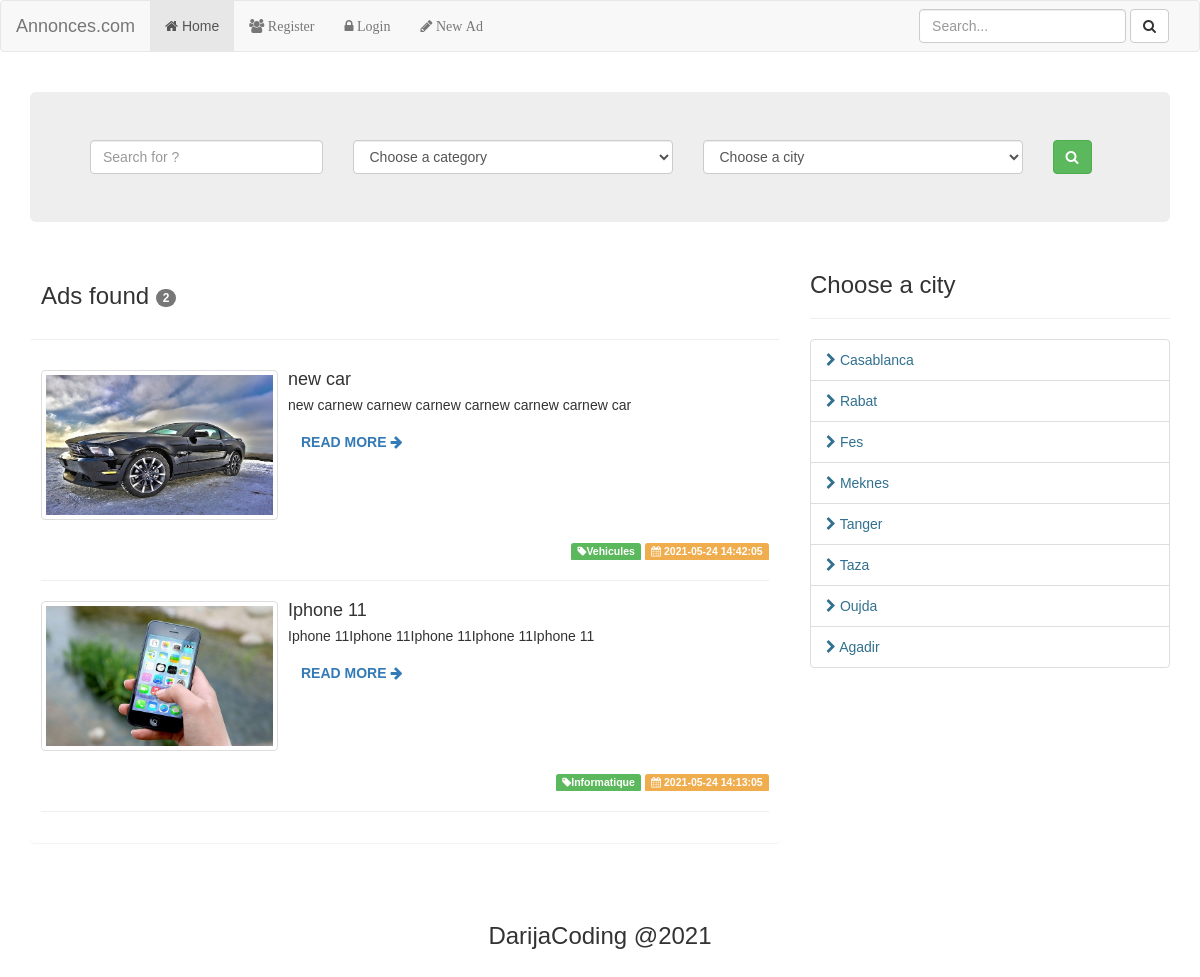
Page /index.php/ads/find on the committed database.
### tables this page shows
CREATE TABLE `ads` (
  `id` int(11) NOT NULL,
  `user_id` int(11) NOT NULL,
  `category` varchar(255) NOT NULL,
  `title` varchar(255) NOT NULL,
  `body` text NOT NULL,
  `image` varchar(255) NOT NULL DEFAULT 'photo.png',
  `city` varchar(255) NOT NULL,
  `created` varchar(255) NOT NULL
);

### application/controllers/Ads.php (called while the page is built, shortened)
<?php
class Ads extends CI_Controller {
	public function find(){
		$city = $this->input->post('city');
		$category = $this->input->post('cat');
		$title = $this->input->post('search');
		$data['annonces']= $this->Ads_model->get_annonces_with_annonce_by_categorie_and_ville_and_title($title,$city,$category);
		$this->load->view('ads/search-ad',$data);
	}
}

### index.php (called while the page is built, shortened)
<?php
require_once BASEPATH.'core/CodeIgniter.php';

### application/models/Ads_model.php (called while the page is built, shortened)
<?php
class Ads_model extends CI_Model
{
    public function get_annonces_with_annonce_by_categorie_and_ville_and_title($title,$city,$category){
        $this->db->select('*');
        $this->db->from('ads');
        $annonces = $this->db->get();
        return $annonces->result();
    }
}
?>

### application/views/ads/search-ad.php (the view, shortened to what this page needs)
<div class="container">
    <div class="row">
        <div class="col-md-8">
            <div class="panel">
                <h3 class="text-default" style="padding:10px;">Ads found <span class="badge"><?php echo count($annonces);?></span></h3>
                <hr>
                <div class="row" style="padding:10px;">
                    <?php foreach($annonces as $annonce):?>
                        <div class="col-sm-12">
                            <div class="media">
                                <div class="media-left">
                                    <a href="<?php echo base_url();?>ads/view/<?php echo $annonce->id;?>">
                                        <img class="media-object thumbnail" width="237" src="<?php  echo base_url();?>/assets/uploads/<?php echo $annonce->image;?>" height="150" alt="...">
                                    </a>
                                </div>
                                <div class="media-body">
                                    <h4 class="media-heading"><?php echo $annonce->title;?></h4>
                                    <p><?php echo $annonce->body;?></p>
                                    <p><a href="<?php echo base_url();?>ads/view/<?php echo $annonce->id;?>" class="btn btn-link">Read More <i class="fa fa-arrow-right"></i></a></p>
                                </div>
                                <div class="media-footer" align="right">
                                    <span class="label label-success"><i class="fa fa-tag"></i><?php echo $annonce->category;?></span>
                                    <span class="label label-warning"><i class="fa fa-calendar"></i> <?php echo $annonce->created;?></span>
                                </div>
                            </div>
                            <hr>
                        </div>
                    <?php endforeach;?>
                </div>
            </div>
        </div>
    </div>
</div>

### assets/css/custom.css (style rules this page uses)
body { font-family: Verdana, Geneva, Tahoma, sans-serif; }
img { border:1px solid #000000; }
p a.btn-link { text-align: center; text-transform: uppercase; font-weight: 700; font-family: Verdana, Geneva, Tahoma, sans-serif; transition: color .3s ease; }

### rows in the picture
ads: image (picture), title "new car", body "new carnew carnew carnew carnew carnew carnew car", category "Vehicules", created "2021-05-24 14:42:05"
ads: image (picture), title "Iphone 11", body "Iphone 11Iphone 11Iphone 11Iphone 11Iphone 11", category "Informatique", created "2021-05-24 14:13:05"

### other values in the picture
count($annonces) "2"
